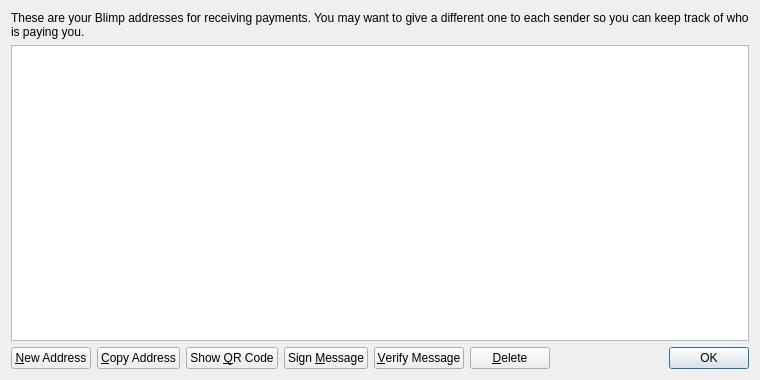
<?xml version="1.0" encoding="UTF-8"?>
<ui version="4.0">
 <class>AddressBookPage</class>
 <widget class="QWidget" name="AddressBookPage">
  <property name="geometry">
   <rect>
    <x>0</x>
    <y>0</y>
    <width>760</width>
    <height>380</height>
   </rect>
  </property>
  <property name="windowTitle">
   <string>Address Book</string>
  </property>
  <layout class="QVBoxLayout" name="verticalLayout">
   <item>
    <widget class="QLabel" name="labelExplanation">
     <property name="text">
      <string>These are your Blimp addresses for receiving payments. You may want to give a different one to each sender so you can keep track of who is paying you.</string>
     </property>
     <property name="textFormat">
      <enum>Qt::PlainText</enum>
     </property>
     <property name="wordWrap">
      <bool>true</bool>
     </property>
    </widget>
   </item>
   <item>
    <widget class="QTableView" name="tableView">
     <property name="contextMenuPolicy">
      <enum>Qt::CustomContextMenu</enum>
     </property>
     <property name="toolTip">
      <string>Double-click to edit address or label</string>
     </property>
     <property name="tabKeyNavigation">
      <bool>false</bool>
     </property>
     <property name="alternatingRowColors">
      <bool>true</bool>
     </property>
     <property name="selectionMode">
      <enum>QAbstractItemView::SingleSelection</enum>
     </property>
     <property name="selectionBehavior">
      <enum>QAbstractItemView::SelectRows</enum>
     </property>
     <property name="sortingEnabled">
      <bool>true</bool>
     </property>
     <attribute name="verticalHeaderVisible">
      <bool>false</bool>
     </attribute>
    </widget>
   </item>
   <item>
    <layout class="QHBoxLayout" name="horizontalLayout">
     <item>
      <widget class="QPushButton" name="newAddressButton">
       <property name="toolTip">
        <string>Create a new address</string>
       </property>
       <property name="text">
        <string>&amp;New Address</string>
       </property>
       <property name="icon">
        <iconset resource="../bitcoin.qrc">
         <normaloff>:/icons/add</normaloff>:/icons/add</iconset>
       </property>
      </widget>
     </item>
     <item>
      <widget class="QPushButton" name="copyToClipboard">
       <property name="toolTip">
        <string>Copy the currently selected address to the system clipboard</string>
       </property>
       <property name="text">
        <string>&amp;Copy Address</string>
       </property>
       <property name="icon">
        <iconset resource="../bitcoin.qrc">
         <normaloff>:/icons/editcopy</normaloff>:/icons/editcopy</iconset>
       </property>
      </widget>
     </item>
     <item>
      <widget class="QPushButton" name="showQRCode">
       <property name="text">
        <string>Show &amp;QR Code</string>
       </property>
       <property name="icon">
        <iconset resource="../bitcoin.qrc">
         <normaloff>:/icons/qrcode</normaloff>:/icons/qrcode</iconset>
       </property>
      </widget>
     </item>
     <item>
      <widget class="QPushButton" name="signMessage">
       <property name="toolTip">
        <string>Sign a message to prove you own a Blimp address</string>
       </property>
       <property name="text">
        <string>Sign &amp;Message</string>
       </property>
       <property name="icon">
        <iconset resource="../bitcoin.qrc">
         <normaloff>:/icons/edit</normaloff>:/icons/edit</iconset>
       </property>
      </widget>
     </item>
     <item>
      <widget class="QPushButton" name="verifyMessage">
       <property name="toolTip">
        <string>Verify a message to ensure it was signed with a specified Blimp address</string>
       </property>
       <property name="text">
        <string>&amp;Verify Message</string>
       </property>
       <property name="icon">
        <iconset resource="../bitcoin.qrc">
         <normaloff>:/icons/transaction_0</normaloff>:/icons/transaction_0</iconset>
       </property>
      </widget>
     </item>
     <item>
      <widget class="QPushButton" name="deleteButton">
       <property name="toolTip">
        <string>Delete the currently selected address from the list</string>
       </property>
       <property name="text">
        <string>&amp;Delete</string>
       </property>
       <property name="icon">
        <iconset resource="../bitcoin.qrc">
         <normaloff>:/icons/remove</normaloff>:/icons/remove</iconset>
       </property>
      </widget>
     </item>
     <item>
      <spacer name="horizontalSpacer">
       <property name="orientation">
        <enum>Qt::Horizontal</enum>
       </property>
       <property name="sizeHint" stdset="0">
        <size>
         <width>40</width>
         <height>20</height>
        </size>
       </property>
      </spacer>
     </item>
     <item>
      <widget class="QDialogButtonBox" name="buttonBox">
       <property name="sizePolicy">
        <sizepolicy hsizetype="Maximum" vsizetype="Fixed">
         <horstretch>0</horstretch>
         <verstretch>0</verstretch>
        </sizepolicy>
       </property>
       <property name="standardButtons">
        <set>QDialogButtonBox::Ok</set>
       </property>
      </widget>
     </item>
    </layout>
   </item>
  </layout>
 </widget>
 <resources>
  <include location="../bitcoin.qrc"/>
 </resources>
 <connections/>
</ui>
